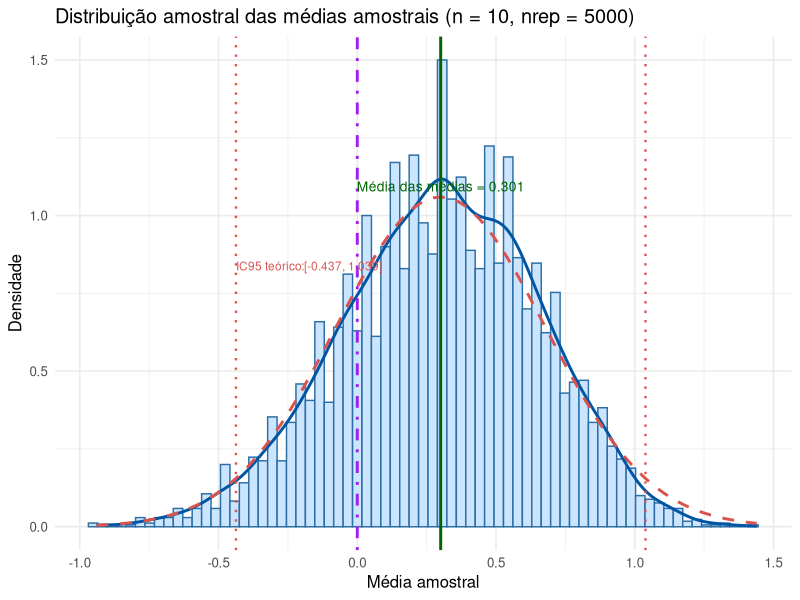
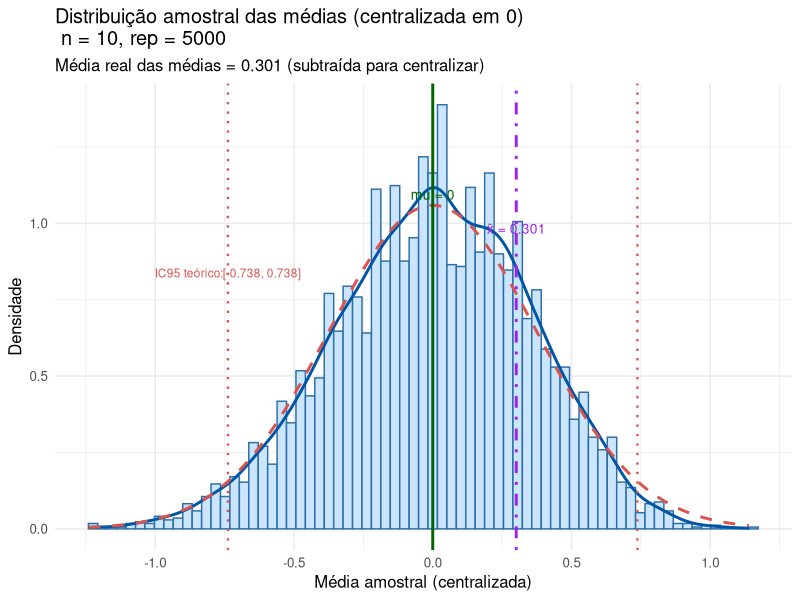

The R script that drew these images, in order:
## ---- chunk 1

# Gera gráfico da distribuição amostral das médias (nrep = 5000) para um vetor de observações.
# Ajuste 'sample_size' conforme desejar; usa amostragem com reposição.
# Requisitos: install.packages(c("ggplot2","dplyr"))
library(ggplot2)
library(dplyr)

# Dados amostrais fornecidos
x <- c(1.6, 0.4, 0.5, -2.0, 1.5, -1.1, 1.3, -0.1, -0.3, 1.2)

# Parâmetros
sample_size <- 10   # tamanho da amostra n (ajuste conforme necessário)
nrep <- 5000        # número de repetições
replace <- TRUE     # TRUE = com reposição (bootstrap-like); FALSE = sem reposição

# Geração das médias amostrais
set.seed(123) # para reprodutibilidade
samp_means <- replicate(nrep,
                        mean(sample(x,
                                    size = sample_size,
                                    replace = replace)
                             )
                        )

# Estatísticas
obs_mean <- mean(x)
pop_sd   <- sd(x)                       # desvio amostral da "população" dada
theoretical_sd <- pop_sd / sqrt(sample_size)
dist_mean <- mean(samp_means)
dist_sd   <- sd(samp_means)
ci95 <- dist_mean + c(-1, 1) * qnorm(0.975) * theoretical_sd

# Data frame para ggplot
df_plot <- tibble(mean = samp_means)

# Plotagem: histograma (densidade), densidade empírica e curva normal teórica
p <- ggplot(df_plot, aes(x = mean)) +
  geom_histogram(aes(y = ..density..), bins = max(10, round(sqrt(nrep))),
                 fill = "#cce5ff", color = "#2b6fa6") +
  geom_density(color = "#0055a4", size = 1) +
  stat_function(fun = function(x) dnorm(x, mean = dist_mean, sd = theoretical_sd),
                color = "#d9534f", size = 1, linetype = "dashed") +
  geom_vline(xintercept = dist_mean, color = "darkgreen", size = 1, linetype = "solid") +
  geom_vline(xintercept = 0.0, color = "purple", size = 1, linetype = "dotdash") +
  geom_vline(xintercept = ci95, color = "#d9534f", linetype = "dotted", size = 0.8) +
  annotate("text", x = dist_mean, y = max(density(samp_means)$y)*0.95,
           label = sprintf("Média das médias = %.3f", dist_mean), vjust = -0.5, color = "darkgreen", size = 3.5) +
  annotate("text", x = ci95[1], y = max(density(samp_means)$y)*0.75,
           label = sprintf("IC95 teórico:[%.3f, %.3f]", ci95[1], ci95[2]), color = "#d9534f", hjust = 0, size = 3) +
  labs(title = sprintf("Distribuição amostral das médias amostrais (n = %d, nrep = %d)", sample_size, nrep),
       x = "Média amostral", y = "Densidade") +
  theme_minimal(base_size = 12)

# Exibir
print(p)

# Opcional: salvar
# ggsave("dist_media_amostral.png", p, width = 8, height = 4.5, dpi = 300)
## ---- chunk 2

# Gera distribuição amostral das médias, centra em mu = 0 e mantém reta vertical em xbarra = 0.301
# Requisitos: install.packages(c("ggplot2","dplyr"))
library(ggplot2)
library(dplyr)

# Dados amostrais fornecidos
x <- c(1.6, 0.4, 0.5, -2.0, 1.5, -1.1, 1.3, -0.1, -0.3, 1.2)



# Parâmetros
sample_size <- 10   # tamanho da amostra n (ajuste se desejar)
nrep <- 5000        # número de repetições
replace <- TRUE     # amostragem com reposição
set.seed(123)


# Gerar médias amostrais
samp_means <- replicate(nrep,
                        mean(sample(x,
                                    size = sample_size,
                                    replace = replace)
                             )
                        )

# média das médias (xbarra) e valor fixo solicitado para a reta vertical
dist_mean <- mean(samp_means)        # média observada das médias (ex.: ~0.301)
xbar_fixed <- 0.301                  # reta vertical fixada conforme solicitado

# Centralizar a distribuição em mu = 0 (subtrair a média das médias)
centered_means <- samp_means - dist_mean

# Estatísticas
pop_sd <- sd(x)                       # desvio amostral dos dados fornecidos
theoretical_sd <- pop_sd / sqrt(sample_size)  # sd teórico da média amostral
empirical_sd <- sd(centered_means)    # sd empírico da distribuição centralizada
ci95 <- dist_mean - xbar_fixed + c(-1, 1) * qnorm(0.975) * theoretical_sd

# Data frame para ggplot
df_plot <- tibble(mean_centered = centered_means)

# Plotagem: histograma (densidade), densidade empírica e curva normal teórica centrada em 0
p <- ggplot(df_plot, aes(x = mean_centered)) +
  geom_histogram(aes(y = ..density..), bins = max(10, round(sqrt(nrep))),
                 fill = "#cce5ff", color = "#2b6fa6") +
  geom_density(color = "#0055a4", size = 1) +
  # curva normal teórica centrada em mu = 0 (usar theoretical_sd)
  stat_function(fun = function(x) dnorm(x, mean = 0, sd = theoretical_sd),
                color = "#d9534f", size = 1, linetype = "dashed") +
  # linha vertical no zero (mu alvo)
  geom_vline(xintercept = 0, color = "darkgreen", linetype = "solid", size = 1) +
  # linha vertical fixa em xbar = 0.301 (na escala centrada, posiciona em x = 0.301 - dist_mean)
  geom_vline(xintercept = xbar_fixed, color = "purple", linetype = "dotdash", size = 1) +
  geom_vline(xintercept = ci95, color = "#d9534f", linetype = "dotted", size = 0.8) +
  # anotações: média das médias (valor real) e legenda para mu=0
  annotate("text", x = 0, y = max(density(centered_means)$y) * 0.95,
           label = "mu = 0", color = "darkgreen", vjust = -0.5, size = 3.5) +
  annotate("text", x = xbar_fixed, y = max(density(centered_means)$y) * 0.85,
           label = sprintf("x̄ = %.3f", xbar_fixed), color = "purple", vjust = -0.5, size = 3.5) +
  annotate("text", x = ci95[1], y = max(density(samp_means)$y)*0.75,
           label = sprintf("IC95 teórico:[%.3f, %.3f]", ci95[1], ci95[2]), color = "#d9534f", hjust = +0.5, size = 3) +
  labs(title = sprintf("Distribuição amostral das médias (centralizada em 0)\n n = %d, rep = %d", sample_size, nrep),
       subtitle = sprintf("Média real das médias = %.3f (subtraída para centralizar)", dist_mean),
       x = "Média amostral (centralizada)", y = "Densidade") +
  theme_minimal(base_size = 12)

print(p)

# Opcional: salvar gráfico
# ggsave("dist_media_centered.png", p, width = 8, height = 4.5, dpi = 300)
